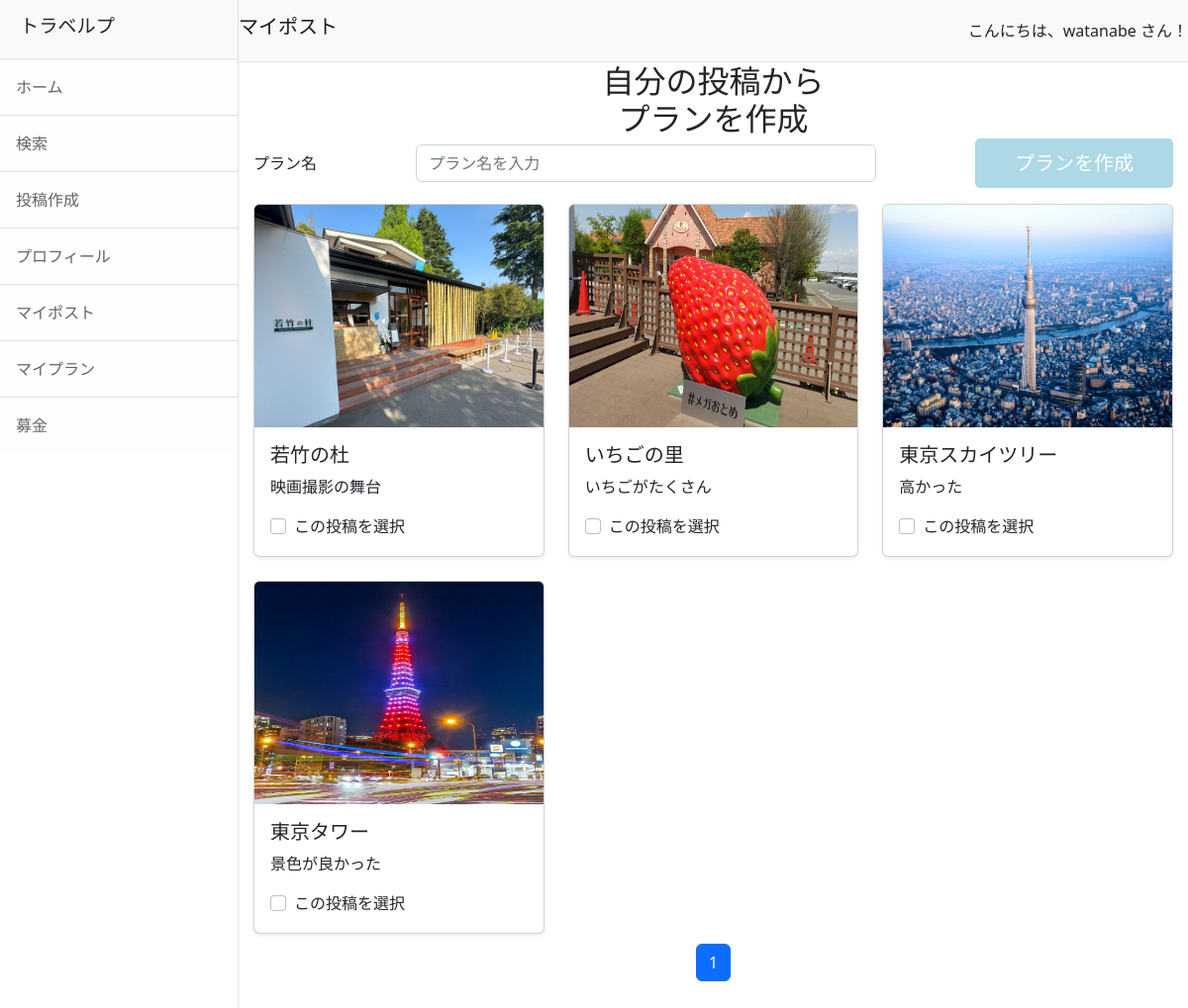
Page /mypost/ (signed in) on the committed database.
### accounts/models.py (models this page shows, shortened)
class CustomUser(AbstractUser):
    pass
    nickname = models.CharField(max_length=150, blank=True, null=True)
    profile_image = models.ImageField(upload_to='profile_images/', null=True, blank=True)
    profile_description = models.TextField(null=True, blank=True)

### travelp/models.py (models this page shows, shortened)
class Post(models.Model):
    user = models.ForeignKey(CustomUser, on_delete=models.SET_NULL, null=True, blank=True)
    title = models.CharField(max_length=200)
    comment = models.TextField()
    created_at = models.DateTimeField(auto_now_add=True)
    caption = models.TextField(verbose_name='場所', blank=True)
    fundraising = models.BooleanField(default=False)
    latitude = models.DecimalField(max_digits=15, decimal_places=11, null=True, blank=True)  # 緯度
    longitude = models.DecimalField(max_digits=15, decimal_places=11, null=True, blank=True)  # 経度

class PostImage(models.Model):
    post = models.ForeignKey(Post, related_name='images', on_delete=models.CASCADE)
    image = models.ImageField(upload_to='photos')

### travelp/views.py (the view, shortened to what this page needs)
# urls.py: path('mypost/', views.mypost, name='mypost'),
@login_required
def mypost(request):
    posts_list = Post.objects.filter(user=request.user).order_by('-created_at')
    paginator = Paginator(posts_list, 6)
    page_number = request.GET.get('page')
    posts = paginator.get_page(page_number)  # 現在のページのオブジェクトを取得
    return render(request, 'mypost.html', {'posts': posts})

### travelp/templates/mypost.html (shortened to what this page needs)
{% extends 'base.html' %}
{% load static %}
{% block header %}マイポスト{% endblock %}
{% block content %}
    <h2 style="width: 80%; margin: 0 auto; text-align: center;">自分の投稿から<br>プランを作成</h2>
    <form id="plan-form" method="POST" action="{% url 'travelp:mypost' %}">
      <div class="mb-3 d-flex align-items-center justify-content-between">
        <label for="plan_name" class="form-label mb-0">プラン名</label>
        <input type="text" id="plan_name" name="plan_name" class="form-control" style="width: 50%;" placeholder="プラン名を入力" required>
        <button type="submit" class="button">プランを作成</button>
      </div>
      <div class="row g-4">
        {% for post in posts %}
          <div class="col-12 col-sm-6 col-md-4">
            <div class="card shadow-sm">
              <img src="{{ post.images.first.image.url }}" class="bd-placeholder-img card-img-top" width="100%" height="225" alt="投稿画像">
              <div class="card-body">
                <h5 class="card-title">{{ post.title|slice:":10" }}{% if post.title|length > 10 %}...{% endif %}</h5>
                <p class="card-text">{{ post.comment|slice:":10" }}{% if post.comment|length > 10 %}...{% endif %}</p>
                <div class="form-check">
                  <input class="form-check-input" type="checkbox" value="{{ post.pk }}" id="post{{ post.pk }}" name="selected_posts">
                  <label class="form-check-label" for="post{{ post.pk }}">
                    この投稿を選択
                  </label>
                </div>
              </div>
            </div>
          </div>
        {% endfor %}
      </div>
      {% include 'pagination.html' with page_obj=posts %}
    </form>
{% endblock %}

### travelp/templates/base.html (shortened to what this page needs)
{% load static %}
<!DOCTYPE html>
<html lang="ja">
    <head>
        <link href="{% static 'css/styles.css' %}" rel="stylesheet" />
        <link rel="stylesheet" href="https://unpkg.com/leaflet@1.7.1/dist/leaflet.css" />
    </head>
    <body class="{% if request.user.is_staff %} dark-mode {% endif %}">
        <div class="d-flex" id="wrapper">
            <div class="border-end bg-white" id="sidebar-wrapper">
                <div class="sidebar-heading border-bottom bg-light">
                    <h1 class="navbar-brand">トラベルプ</h1>
                </div>
                <div class="list-group list-group-flush">
                    <a class="list-group-item list-group-item-action list-group-item-light p-3" href="{% url 'travelp:index' %}">ホーム</a>
                    <a class="list-group-item list-group-item-action list-group-item-light p-3" href="{% url 'travelp:search' %}">検索</a>
                    <a class="list-group-item list-group-item-action list-group-item-light p-3" href="{% url 'travelp:post' %}">投稿作成</a>
                    {% if request.user.is_authenticated %}
                        <a class="list-group-item list-group-item-action list-group-item-light p-3" href="{% url 'travelp:myprofile' %}">プロフィール</a>
                        <a class="list-group-item list-group-item-action list-group-item-light p-3" href="{% url 'travelp:mypost' %}">マイポスト</a>
                        <a class="list-group-item list-group-item-action list-group-item-light p-3" href="{% url 'travelp:myplan' %}">マイプラン</a>
                        <a class="list-group-item list-group-item-action list-group-item-light p-3" href="{% url 'travelp:fundraising_list' %}">募金</a>
                    {% endif %}
                </div>
            </div>
            <div id="page-content-wrapper">
                <nav class="navbar navbar-expand-lg navbar-light bg-light border-bottom d-flex justify-content-between">
                    <h1 class="navbar-brand">{% block header %}ホーム{% endblock %}</h1>
                    {% if request.user.is_authenticated %}
                        <div class="text-end">
                            こんにちは、{{ request.user.username }} さん！
                        </div>
                    {% endif %}
                </nav>
                <div class="container-fluid">
                    {% block content %}{% endblock %}
                </div>
            </div>
        </div>
    </body>
</html>

### rows in the picture
CustomUser: user.username "watanabe"
Post: images.first.image (picture), title "若竹の杜", comment "映画撮影の舞台"
Post: images.first.image (picture), title "いちごの里", comment "いちごがたくさん"
Post: images.first.image (picture), title "東京スカイツリー", comment "高かった"
Post: images.first.image (picture), title "東京タワー", comment "景色が良かった"

### other values in the picture
{{ num }} "1"
